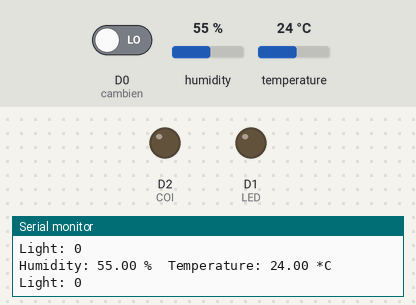
Bench run of a sketch on a simulated ESP8266 (NodeMCU). On the bench: output pins drawn as LEDs (lit = HIGH), the last lines printed to the serial monitor. Dashed ring = blinking. Inputs (shaded band) come from the test bench; at power-on: temperature 24 °C, D0 (cambien) LOW, humidity 55 %.

Above: at 3.8 s.
3.9 s: temperature set to 26 °C
At 5.4 s:
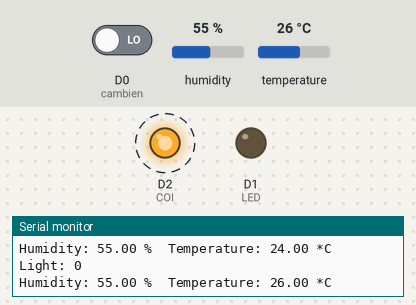
10.1 s: D0 (cambien) driven HIGH
At 12.8 s:
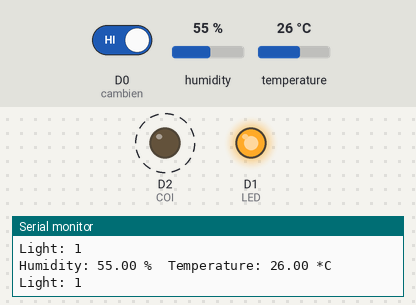
15.1 s: temperature set to 12 °C
At 16.2 s:
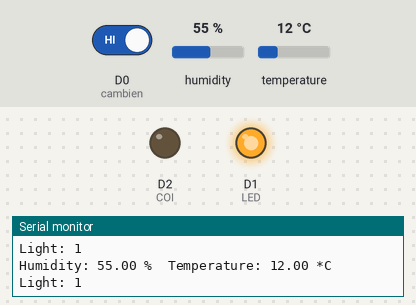
16.6 s: temperature set to 28 °C
At 17.6 s:
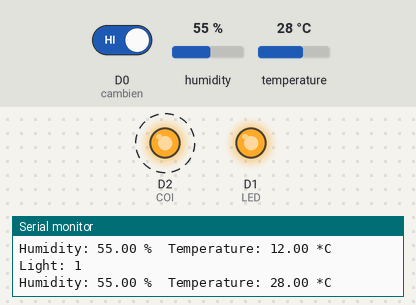
22.8 s: temperature set to 19 °C
At 23.4 s:
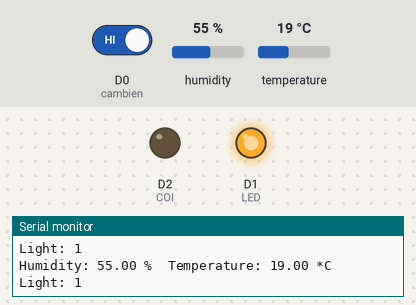
Timing chart, 0 to 25.3 s (numbered marks = the images above; inputs shaded):
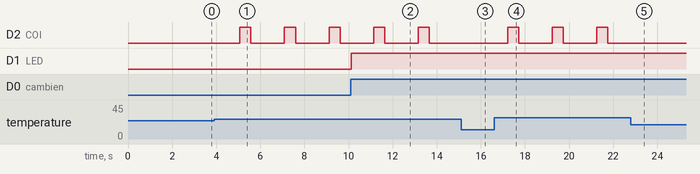

The sketch:

esp8266_dht11_bh150.ino
```cpp
#include "DHT.h"
#define DHTPIN D7
#define DHTTYPE DHT11
#define COI D2
#define LED D1
int cambien = D0;// khai báo chân digital 4 cho cảm biến
DHT dht(DHTPIN, DHTTYPE);
void setup() {
  pinMode(cambien,INPUT);
  pinMode(COI,OUTPUT);
  pinMode(LED,OUTPUT);
  Serial.begin(115200);
  Serial.println("DHTxx and BH1750 test!");
  dht.begin();
}
void readDHT11(){
  float h = dht.readHumidity();
  float t = dht.readTemperature();
  float f = dht.readTemperature(true);
  if (isnan(h) || isnan(t) || isnan(f)) {
    Serial.println("Failed to read from DHT sensor!");
    return;
  }
  Serial.print("Humidity: ");
  Serial.print(h);
  Serial.print(" %\t");
  Serial.print("Temperature: ");
  Serial.print(t);
  Serial.println(" *C\t");
  if (t >= 25)
  {
    digitalWrite(COI, HIGH);
    delay(500);
    digitalWrite(COI, LOW);
    delay(500);
  }
  else
    digitalWrite(COI, LOW);
}
void readBH150(){
  int value = digitalRead(cambien);
  Serial.print("Light: ");
  Serial.println(value);//xuất giá trị
  if(value == 1)
    digitalWrite(LED, HIGH);
  else
    digitalWrite(LED, LOW);
}
void loop() {
  delay(1000);
  readDHT11();
  readBH150();
}
```

Measured:
- the behaviour switches between 24 and 25 °C on temperature (found by bisection; images 0 and 1)
- after the input at 3.9 s, D2 (COI): alternates HIGH for 0.50 s and LOW for 1.5 s, starting after 1.2 s
- after the input at 10.1 s, D1 (LED): LOW → HIGH at once
- after the input at 15.1 s, D2 (COI): stays LOW (without the input it goes to HIGH after 0.09 s)
- after the input at 16.6 s, D2 (COI): alternates HIGH for 0.50 s and LOW for 1.5 s, starting after 0.61 s
- after the input at 22.8 s, D2 (COI): stays LOW (without the input it goes to HIGH after 0.48 s)
